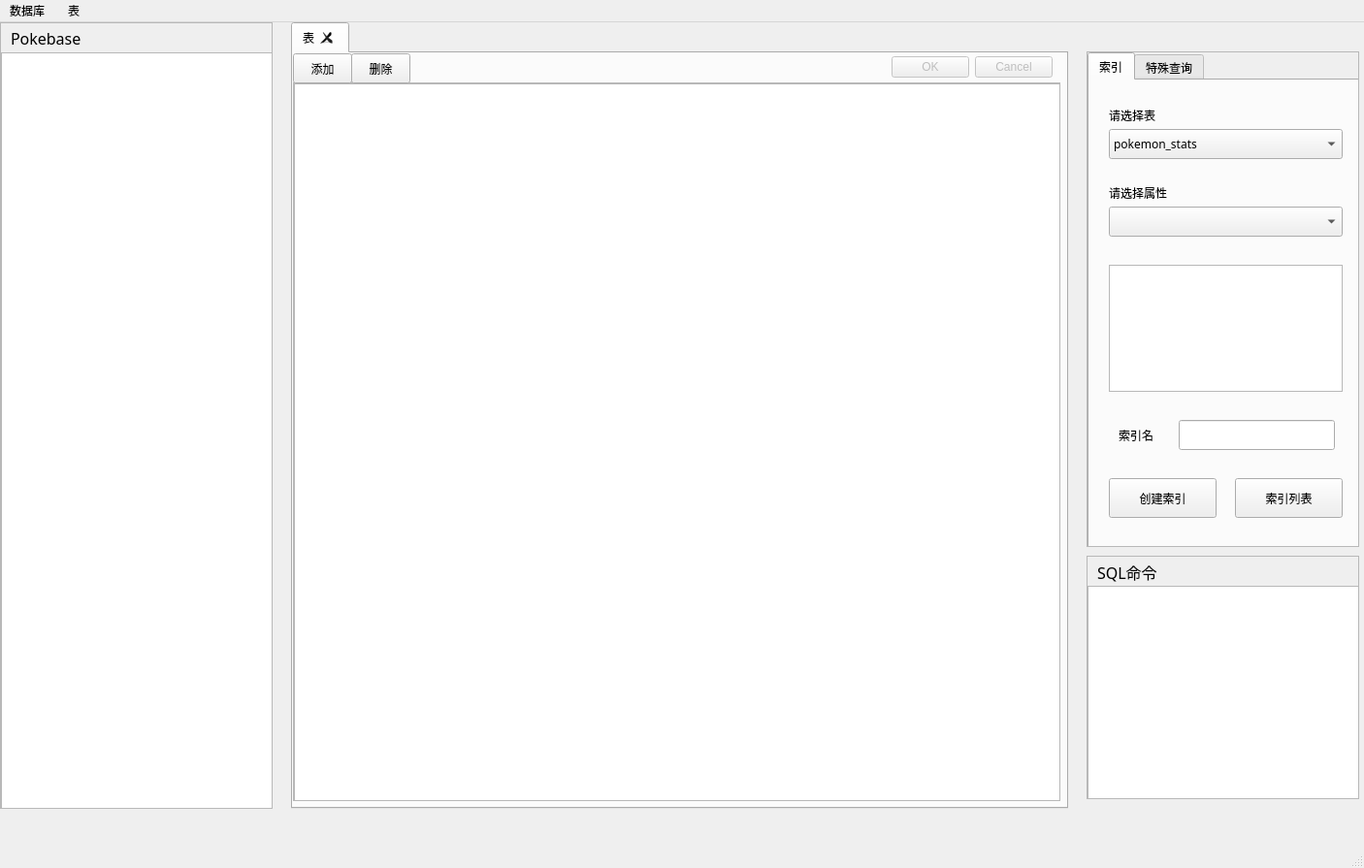
<?xml version="1.0" encoding="UTF-8"?>
<ui version="4.0">
 <class>MainWindow</class>
 <widget class="QMainWindow" name="MainWindow">
  <property name="geometry">
   <rect>
    <x>0</x>
    <y>0</y>
    <width>1406</width>
    <height>895</height>
   </rect>
  </property>
  <property name="windowTitle">
   <string>MainWindow</string>
  </property>
  <widget class="QWidget" name="centralwidget">
   <widget class="QScrollArea" name="scrollArea_2">
    <property name="geometry">
     <rect>
      <x>1120</x>
      <y>30</y>
      <width>281</width>
      <height>511</height>
     </rect>
    </property>
    <property name="widgetResizable">
     <bool>true</bool>
    </property>
    <widget class="QWidget" name="scrollAreaWidgetContents_2">
     <property name="geometry">
      <rect>
       <x>0</x>
       <y>0</y>
       <width>279</width>
       <height>509</height>
      </rect>
     </property>
     <widget class="QTabWidget" name="searchTabWidget">
      <property name="geometry">
       <rect>
        <x>0</x>
        <y>0</y>
        <width>281</width>
        <height>511</height>
       </rect>
      </property>
      <property name="font">
       <font>
        <family>宋体</family>
       </font>
      </property>
      <property name="tabPosition">
       <enum>QTabWidget::North</enum>
      </property>
      <property name="currentIndex">
       <number>0</number>
      </property>
      <widget class="QWidget" name="index_tab">
       <attribute name="title">
        <string>索引</string>
       </attribute>
       <widget class="QPushButton" name="createIndex_btn">
        <property name="geometry">
         <rect>
          <x>20</x>
          <y>410</y>
          <width>111</width>
          <height>41</height>
         </rect>
        </property>
        <property name="text">
         <string>创建索引</string>
        </property>
       </widget>
       <widget class="QComboBox" name="indexSelectBox1">
        <property name="geometry">
         <rect>
          <x>20</x>
          <y>50</y>
          <width>241</width>
          <height>31</height>
         </rect>
        </property>
        <property name="editable">
         <bool>false</bool>
        </property>
        <item>
         <property name="text">
          <string>pokemon_stats</string>
         </property>
        </item>
        <item>
         <property name="text">
          <string>move</string>
         </property>
        </item>
       </widget>
       <widget class="QLabel" name="indexLabel1">
        <property name="geometry">
         <rect>
          <x>20</x>
          <y>20</y>
          <width>201</width>
          <height>31</height>
         </rect>
        </property>
        <property name="font">
         <font>
          <family>宋体</family>
          <pointsize>9</pointsize>
         </font>
        </property>
        <property name="text">
         <string>请选择表</string>
        </property>
       </widget>
       <widget class="QComboBox" name="indexSelectBox2">
        <property name="geometry">
         <rect>
          <x>20</x>
          <y>130</y>
          <width>241</width>
          <height>31</height>
         </rect>
        </property>
        <property name="editable">
         <bool>false</bool>
        </property>
       </widget>
       <widget class="QLabel" name="indexLabel2">
        <property name="geometry">
         <rect>
          <x>20</x>
          <y>100</y>
          <width>201</width>
          <height>31</height>
         </rect>
        </property>
        <property name="font">
         <font>
          <family>宋体</family>
          <pointsize>9</pointsize>
         </font>
        </property>
        <property name="text">
         <string>请选择属性</string>
        </property>
       </widget>
       <widget class="QPushButton" name="showIndexes_btn">
        <property name="geometry">
         <rect>
          <x>150</x>
          <y>410</y>
          <width>111</width>
          <height>41</height>
         </rect>
        </property>
        <property name="text">
         <string>索引列表</string>
        </property>
       </widget>
       <widget class="QTextEdit" name="indexEdit">
        <property name="geometry">
         <rect>
          <x>20</x>
          <y>190</y>
          <width>241</width>
          <height>131</height>
         </rect>
        </property>
       </widget>
       <widget class="QLabel" name="indexNameLabel">
        <property name="geometry">
         <rect>
          <x>30</x>
          <y>350</y>
          <width>51</width>
          <height>31</height>
         </rect>
        </property>
        <property name="text">
         <string>索引名</string>
        </property>
       </widget>
       <widget class="QLineEdit" name="indexNameEdit">
        <property name="geometry">
         <rect>
          <x>92</x>
          <y>350</y>
          <width>161</width>
          <height>31</height>
         </rect>
        </property>
       </widget>
      </widget>
      <widget class="QWidget" name="special_search_tab">
       <attribute name="title">
        <string>特殊查询</string>
       </attribute>
       <widget class="QComboBox" name="specialSelectBox">
        <property name="geometry">
         <rect>
          <x>20</x>
          <y>10</y>
          <width>241</width>
          <height>31</height>
         </rect>
        </property>
        <property name="editable">
         <bool>false</bool>
        </property>
        <item>
         <property name="text">
          <string>连接查询</string>
         </property>
        </item>
        <item>
         <property name="text">
          <string>嵌套查询</string>
         </property>
        </item>
        <item>
         <property name="text">
          <string>分组查询</string>
         </property>
        </item>
       </widget>
       <widget class="QComboBox" name="selectBox_group1">
        <property name="geometry">
         <rect>
          <x>20</x>
          <y>90</y>
          <width>241</width>
          <height>31</height>
         </rect>
        </property>
        <property name="editable">
         <bool>false</bool>
        </property>
        <item>
         <property name="text">
          <string>pokemon_stats</string>
         </property>
        </item>
        <item>
         <property name="text">
          <string>move</string>
         </property>
        </item>
       </widget>
       <widget class="QLabel" name="selectLabel_group1">
        <property name="geometry">
         <rect>
          <x>20</x>
          <y>60</y>
          <width>201</width>
          <height>31</height>
         </rect>
        </property>
        <property name="font">
         <font>
          <family>宋体</family>
          <pointsize>9</pointsize>
         </font>
        </property>
        <property name="text">
         <string>请选择查询的表</string>
        </property>
       </widget>
       <widget class="QPushButton" name="specialCreateView_btn">
        <property name="geometry">
         <rect>
          <x>150</x>
          <y>410</y>
          <width>111</width>
          <height>41</height>
         </rect>
        </property>
        <property name="text">
         <string>创建视图</string>
        </property>
       </widget>
       <widget class="QPushButton" name="specialSearch_btn">
        <property name="geometry">
         <rect>
          <x>20</x>
          <y>410</y>
          <width>111</width>
          <height>41</height>
         </rect>
        </property>
        <property name="text">
         <string>查 询</string>
        </property>
       </widget>
       <widget class="QComboBox" name="selectBox_group2">
        <property name="geometry">
         <rect>
          <x>20</x>
          <y>170</y>
          <width>241</width>
          <height>31</height>
         </rect>
        </property>
        <property name="editable">
         <bool>false</bool>
        </property>
       </widget>
       <widget class="QLabel" name="selectLabel_group2">
        <property name="geometry">
         <rect>
          <x>20</x>
          <y>140</y>
          <width>201</width>
          <height>31</height>
         </rect>
        </property>
        <property name="font">
         <font>
          <family>宋体</family>
          <pointsize>9</pointsize>
         </font>
        </property>
        <property name="text">
         <string>请选择用于分组的属性</string>
        </property>
       </widget>
      </widget>
     </widget>
    </widget>
   </widget>
   <widget class="QScrollArea" name="scrollArea_3">
    <property name="geometry">
     <rect>
      <x>0</x>
      <y>0</y>
      <width>281</width>
      <height>811</height>
     </rect>
    </property>
    <property name="widgetResizable">
     <bool>true</bool>
    </property>
    <widget class="QWidget" name="scrollAreaWidgetContents_3">
     <property name="geometry">
      <rect>
       <x>0</x>
       <y>0</y>
       <width>279</width>
       <height>809</height>
      </rect>
     </property>
     <widget class="QLabel" name="pokebase_label">
      <property name="geometry">
       <rect>
        <x>10</x>
        <y>0</y>
        <width>101</width>
        <height>31</height>
       </rect>
      </property>
      <property name="font">
       <font>
        <family>黑体</family>
        <pointsize>12</pointsize>
       </font>
      </property>
      <property name="text">
       <string>Pokebase</string>
      </property>
     </widget>
     <widget class="QListWidget" name="table_list">
      <property name="geometry">
       <rect>
        <x>0</x>
        <y>30</y>
        <width>281</width>
        <height>781</height>
       </rect>
      </property>
      <property name="resizeMode">
       <enum>QListView::Adjust</enum>
      </property>
     </widget>
    </widget>
   </widget>
   <widget class="QTabWidget" name="tabWidget">
    <property name="geometry">
     <rect>
      <x>300</x>
      <y>0</y>
      <width>801</width>
      <height>811</height>
     </rect>
    </property>
    <property name="currentIndex">
     <number>0</number>
    </property>
    <property name="iconSize">
     <size>
      <width>20</width>
      <height>20</height>
     </size>
    </property>
    <property name="tabsClosable">
     <bool>true</bool>
    </property>
    <property name="movable">
     <bool>true</bool>
    </property>
    <property name="tabBarAutoHide">
     <bool>false</bool>
    </property>
    <widget class="QWidget" name="tab">
     <attribute name="title">
      <string>表</string>
     </attribute>
     <widget class="QScrollArea" name="scrollArea">
      <property name="geometry">
       <rect>
        <x>0</x>
        <y>30</y>
        <width>791</width>
        <height>741</height>
       </rect>
      </property>
      <property name="widgetResizable">
       <bool>true</bool>
      </property>
      <widget class="QWidget" name="scrollAreaWidgetContents">
       <property name="geometry">
        <rect>
         <x>0</x>
         <y>0</y>
         <width>789</width>
         <height>739</height>
        </rect>
       </property>
       <widget class="QTableWidget" name="table_info">
        <property name="geometry">
         <rect>
          <x>0</x>
          <y>0</y>
          <width>791</width>
          <height>741</height>
         </rect>
        </property>
        <property name="sizeAdjustPolicy">
         <enum>QAbstractScrollArea::AdjustToContents</enum>
        </property>
       </widget>
      </widget>
     </widget>
     <widget class="QPushButton" name="add_btn">
      <property name="geometry">
       <rect>
        <x>0</x>
        <y>0</y>
        <width>61</width>
        <height>31</height>
       </rect>
      </property>
      <property name="text">
       <string>添加</string>
      </property>
     </widget>
     <widget class="QPushButton" name="delete_btn">
      <property name="geometry">
       <rect>
        <x>60</x>
        <y>0</y>
        <width>61</width>
        <height>31</height>
       </rect>
      </property>
      <property name="text">
       <string>删除</string>
      </property>
     </widget>
     <widget class="QDialogButtonBox" name="buttonBox">
      <property name="enabled">
       <bool>false</bool>
      </property>
      <property name="geometry">
       <rect>
        <x>590</x>
        <y>0</y>
        <width>193</width>
        <height>28</height>
       </rect>
      </property>
      <property name="standardButtons">
       <set>QDialogButtonBox::Cancel|QDialogButtonBox::Ok</set>
      </property>
     </widget>
    </widget>
   </widget>
   <widget class="QScrollArea" name="scrollArea_4">
    <property name="geometry">
     <rect>
      <x>1120</x>
      <y>550</y>
      <width>281</width>
      <height>251</height>
     </rect>
    </property>
    <property name="widgetResizable">
     <bool>true</bool>
    </property>
    <widget class="QWidget" name="scrollAreaWidgetContents_4">
     <property name="geometry">
      <rect>
       <x>0</x>
       <y>0</y>
       <width>279</width>
       <height>249</height>
      </rect>
     </property>
     <widget class="QTextBrowser" name="sql_text">
      <property name="geometry">
       <rect>
        <x>0</x>
        <y>30</y>
        <width>281</width>
        <height>221</height>
       </rect>
      </property>
     </widget>
     <widget class="QLabel" name="sql_label">
      <property name="geometry">
       <rect>
        <x>10</x>
        <y>0</y>
        <width>81</width>
        <height>31</height>
       </rect>
      </property>
      <property name="font">
       <font>
        <family>黑体</family>
        <pointsize>12</pointsize>
        <weight>50</weight>
        <bold>false</bold>
       </font>
      </property>
      <property name="text">
       <string>SQL命令</string>
      </property>
     </widget>
    </widget>
   </widget>
   <widget class="QLabel" name="error_label">
    <property name="geometry">
     <rect>
      <x>10</x>
      <y>820</y>
      <width>1381</width>
      <height>20</height>
     </rect>
    </property>
    <property name="text">
     <string/>
    </property>
   </widget>
  </widget>
  <widget class="QMenuBar" name="menubar">
   <property name="geometry">
    <rect>
     <x>0</x>
     <y>0</y>
     <width>1406</width>
     <height>26</height>
    </rect>
   </property>
   <widget class="QMenu" name="database_menu">
    <property name="title">
     <string>数据库</string>
    </property>
    <addaction name="connect_action"/>
    <addaction name="disconnect_action"/>
   </widget>
   <widget class="QMenu" name="table_menu">
    <property name="title">
     <string>   表   </string>
    </property>
    <addaction name="add_action"/>
    <addaction name="delete_action"/>
   </widget>
   <addaction name="database_menu"/>
   <addaction name="table_menu"/>
  </widget>
  <widget class="QStatusBar" name="statusbar"/>
  <action name="connect_action">
   <property name="checkable">
    <bool>true</bool>
   </property>
   <property name="text">
    <string>连接</string>
   </property>
  </action>
  <action name="disconnect_action">
   <property name="checkable">
    <bool>true</bool>
   </property>
   <property name="text">
    <string>断开</string>
   </property>
  </action>
  <action name="add_action">
   <property name="checkable">
    <bool>true</bool>
   </property>
   <property name="text">
    <string>添加</string>
   </property>
  </action>
  <action name="delete_action">
   <property name="checkable">
    <bool>true</bool>
   </property>
   <property name="text">
    <string>删除</string>
   </property>
  </action>
 </widget>
 <resources/>
 <connections/>
</ui>
